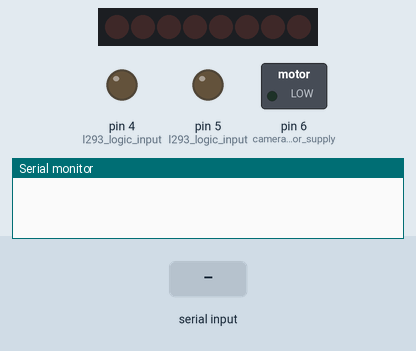
A sketch run on a simulated Arduino Uno, built with avr-gcc and run on an emulated ATmega328P. On the bench: 8 shift-register outputs drawn as a row of LEDs (first output left, lit = HIGH), switched loads named in the sketch (green lamp = pin HIGH), output pins drawn as LEDs (lit = HIGH), the last lines printed to the serial monitor. Wiring (inferred from the names in the program): shift register (74HC595): data pin 11; shift clock pin 12; latch pin 8. Wiring (inferred from the signals the program sends): row of LEDs: on Q0, Q1, Q2, Q3, Q4, Q5, Q6, Q7. Inputs (shaded band) come from the test bench. Pins used as bus, display or sensor lines are not drawn.

Above: at 1.2 s.
1.3 s: "F" received over Serial
At 1.7 s:
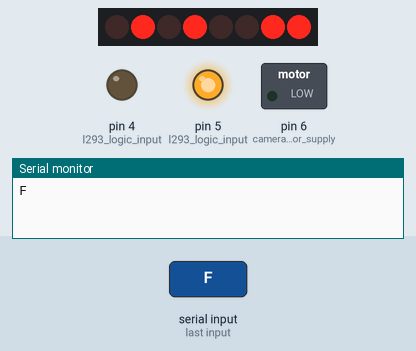
2.8 s: "L" received over Serial
At 4.0 s:
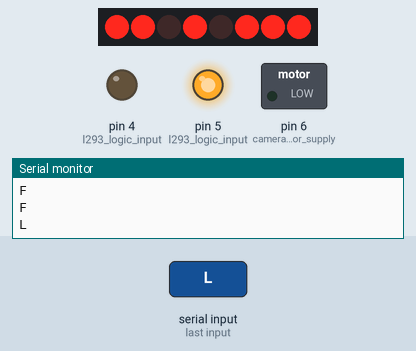
4.3 s: "R" received over Serial
At 5.2 s:
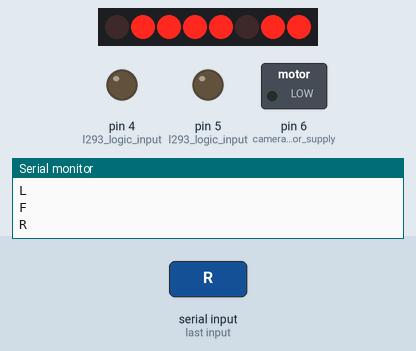
5.8 s: "B" received over Serial
At 6.4 s:
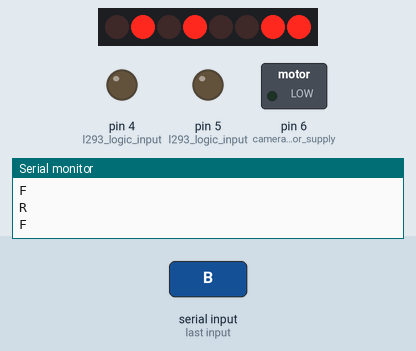
7.3 s: "S" received over Serial
At 8.8 s:
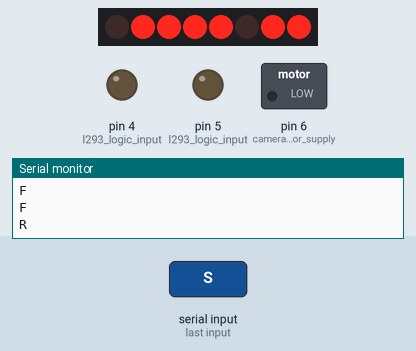
Timing chart, 0 to 9.8 s (numbered marks = the images above; inputs shaded):
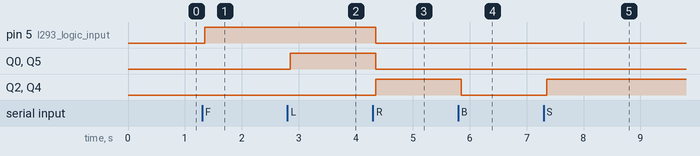

The sketch:

Robot_MAIN02.ino
```cpp
int latchPin = 8;
int clockPin = 12;
int dataPin = 11;
byte RXdata;
byte state = 00000000; //contains the data for controlling the motor RXdataions
void setup()
{
  state = state&0;
  pinMode(latchPin, OUTPUT);
  pinMode(clockPin, OUTPUT);
  pinMode(dataPin, OUTPUT);
  pinMode(6, OUTPUT);//camera motor supply
  pinMode(5, OUTPUT);//l293 logic input
  pinMode(4, OUTPUT);//l293 logic input
  digitalWrite(latchPin, LOW);
  moving_direction('S');
  digitalWrite(5,LOW); digitalWrite(4,LOW);
  Serial.begin(9600);
}
//------------------------------------------------------------
// LOOP!
//------------------------------------------------------------
void loop()
{
  state = state&0;
  RX();
  delay(150);
  //Serial.println(RXdata,BIN);
  //delay(300);
}
//************************************************************
//------------------------------------------------------------
void RX()
{
  if(Serial.available()>0)
  {
    RXdata = Serial.read();
    if(bitRead(RXdata,7) == 1){moving_direction('S'); Serial.println('S');}
    if(bitRead(RXdata,6) == 1){moving_direction('F'); Serial.println('F');}
    if(bitRead(RXdata,5) == 1){moving_direction('B'); Serial.println('B');}
    if(bitRead(RXdata,4) == 1){moving_direction('R'); Serial.println('R');}
    if(bitRead(RXdata,3) == 1){moving_direction('L'); Serial.println('L');}

    camera_motor(RXdata);
  }
}
//************************************************************
//------------------------------------------------------------
void camera_motor(byte RXdata)
{
  if(bitRead(RXdata,2) == 1)
  {
    if(bitRead(RXdata,1) == 1){digitalWrite(5,HIGH); digitalWrite(4,LOW);}
    if(bitRead(RXdata,0) == 1){digitalWrite(5,LOW); digitalWrite(4,HIGH);}
  }
  else {digitalWrite(5,LOW); digitalWrite(4,LOW); return;}
}
//************************************************************
//------------------------------------------------------------
void moving_direction(char direct)
{
  switch(direct)
  {
    case 'F': state = state|202; break;
    case 'B': state = state|53; break;
    case 'L': state = state|43; break;
    case 'R': state = state|212; break;
    case 'S': state = state|0; break;
  }
  digitalWrite(latchPin,LOW);
  //shift out the bits:
  shiftOut(dataPin,clockPin,MSBFIRST,state);
  digitalWrite(latchPin,HIGH);
}
//*******************END moving_direction(char)*********************
```

Measured:
- after the input at 1.3 s, pin 5 (l293_logic_input): LOW → HIGH after 0.05 s
- after the input at 2.8 s, Q0, Q5: LOW → HIGH after 0.05 s
- after the input at 4.3 s, pin 5 (l293_logic_input), Q0, Q5: HIGH → LOW after 0.05 s; Q2, Q4: LOW → HIGH after 0.05 s
- after the input at 5.8 s, Q2, Q4: HIGH → LOW after 0.05 s
- after the input at 7.3 s, Q2, Q4: LOW → HIGH after 0.05 s
